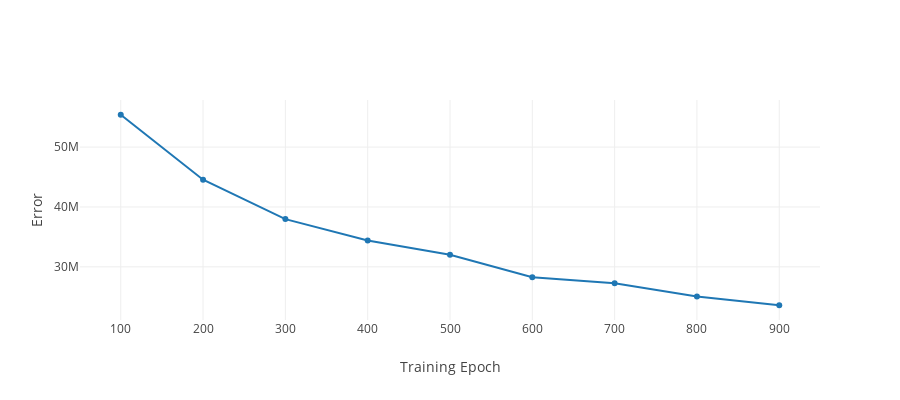

Notebook source saved alongside this figure:
### Markdown cell above
## Model Performance

### Code cell
trace = go.Scatter(
    x = epoch_list[1:],
    y = mse_list[1:]
)


layout = dict(
              xaxis = dict(title = 'Training Epoch'),
              yaxis = dict(title = 'Error'),
              height = 400
              )
fig = dict(data=[trace], layout=layout)
iplot(fig)

### Figure 1 — Plotly figure (JSON) as saved in the notebook; plotly's stock layout.template omitted (floating-point values rounded to 4 significant figures)
{"data": [{"type": "scatter", "x": [100, 200, 300, 400, 500, 600, 700, 800, 900], "y": [55402200, 44553056, 37974648, 34416860, 32007320, 28280564, 27274624, 25029524, 23585592]}], "layout": {"height": 400, "xaxis": {"title": "Training Epoch"}, "yaxis": {"title": "Error"}}}
